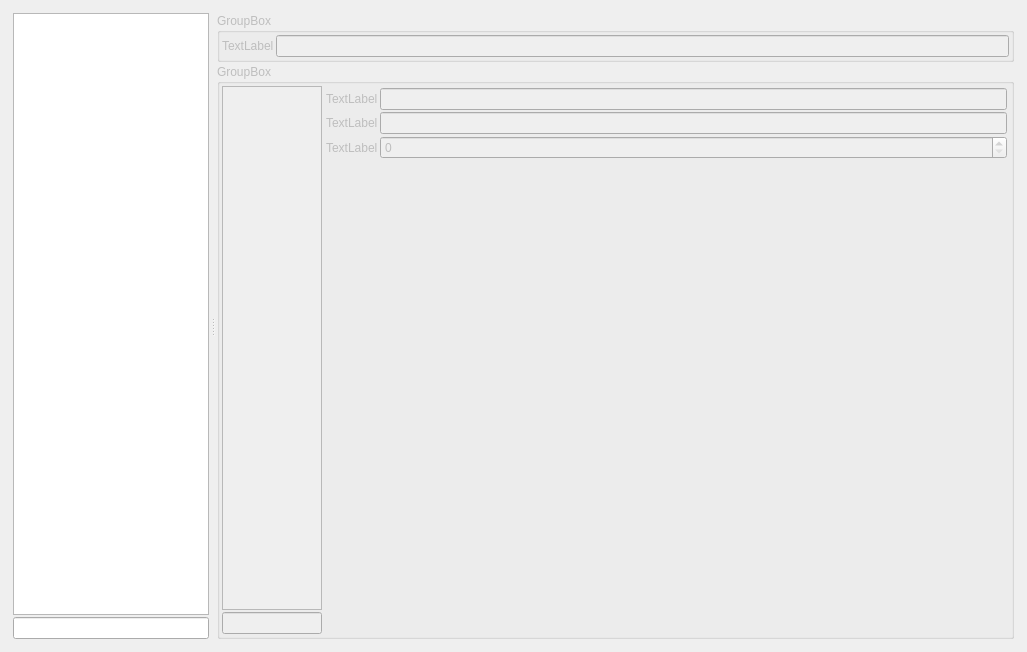
<?xml version="1.0" encoding="UTF-8"?>
<ui version="4.0">
 <class>view</class>
 <widget class="QWidget" name="view">
  <property name="geometry">
   <rect>
    <x>0</x>
    <y>0</y>
    <width>1027</width>
    <height>652</height>
   </rect>
  </property>
  <property name="windowTitle">
   <string>Form</string>
  </property>
  <layout class="QGridLayout" name="gridLayout">
   <item row="0" column="0">
    <widget class="QSplitter" name="splitter">
     <property name="orientation">
      <enum>Qt::Horizontal</enum>
     </property>
     <widget class="QWidget" name="widget" native="true">
      <property name="sizePolicy">
       <sizepolicy hsizetype="Fixed" vsizetype="Preferred">
        <horstretch>0</horstretch>
        <verstretch>0</verstretch>
       </sizepolicy>
      </property>
      <property name="maximumSize">
       <size>
        <width>200</width>
        <height>16777215</height>
       </size>
      </property>
      <layout class="QGridLayout" name="gridLayout_7">
       <property name="leftMargin">
        <number>2</number>
       </property>
       <property name="topMargin">
        <number>2</number>
       </property>
       <property name="rightMargin">
        <number>2</number>
       </property>
       <property name="bottomMargin">
        <number>2</number>
       </property>
       <property name="spacing">
        <number>2</number>
       </property>
       <item row="0" column="0">
        <widget class="QListView" name="main_list_view">
         <property name="contextMenuPolicy">
          <enum>Qt::CustomContextMenu</enum>
         </property>
         <property name="alternatingRowColors">
          <bool>true</bool>
         </property>
        </widget>
       </item>
       <item row="1" column="0">
        <widget class="QLineEdit" name="main_filter_line_edit"/>
       </item>
      </layout>
     </widget>
     <widget class="QWidget" name="detailed_view_widget" native="true">
      <property name="enabled">
       <bool>false</bool>
      </property>
      <property name="sizePolicy">
       <sizepolicy hsizetype="Preferred" vsizetype="Preferred">
        <horstretch>0</horstretch>
        <verstretch>0</verstretch>
       </sizepolicy>
      </property>
      <layout class="QGridLayout" name="gridLayout_6">
       <property name="leftMargin">
        <number>2</number>
       </property>
       <property name="topMargin">
        <number>2</number>
       </property>
       <property name="rightMargin">
        <number>2</number>
       </property>
       <property name="bottomMargin">
        <number>2</number>
       </property>
       <property name="spacing">
        <number>2</number>
       </property>
       <item row="1" column="0" colspan="2">
        <widget class="QGroupBox" name="variants_groupbox">
         <property name="title">
          <string>GroupBox</string>
         </property>
         <layout class="QGridLayout" name="gridLayout_2">
          <property name="leftMargin">
           <number>2</number>
          </property>
          <property name="topMargin">
           <number>2</number>
          </property>
          <property name="rightMargin">
           <number>2</number>
          </property>
          <property name="bottomMargin">
           <number>2</number>
          </property>
          <property name="spacing">
           <number>2</number>
          </property>
          <item row="0" column="2" rowspan="2" colspan="2">
           <widget class="QWidget" name="variants_widget" native="true">
            <layout class="QGridLayout" name="gridLayout_5" columnstretch="0,0">
             <property name="leftMargin">
              <number>2</number>
             </property>
             <property name="topMargin">
              <number>2</number>
             </property>
             <property name="rightMargin">
              <number>2</number>
             </property>
             <property name="bottomMargin">
              <number>2</number>
             </property>
             <property name="spacing">
              <number>2</number>
             </property>
             <item row="1" column="1">
              <widget class="KLineEdit" name="texture_folder_line_edit"/>
             </item>
             <item row="2" column="1">
              <widget class="QSpinBox" name="unknown_value_spinbox"/>
             </item>
             <item row="1" column="0">
              <widget class="QLabel" name="texture_folder_label">
               <property name="text">
                <string>TextLabel</string>
               </property>
              </widget>
             </item>
             <item row="0" column="1">
              <widget class="KLineEdit" name="mesh_file_line_edit"/>
             </item>
             <item row="0" column="0">
              <widget class="QLabel" name="mesh_file_label">
               <property name="text">
                <string>TextLabel</string>
               </property>
              </widget>
             </item>
             <item row="2" column="0">
              <widget class="QLabel" name="unknown_value_label">
               <property name="text">
                <string>TextLabel</string>
               </property>
              </widget>
             </item>
             <item row="3" column="1">
              <widget class="QWidget" name="widget_2" native="true"/>
             </item>
            </layout>
           </widget>
          </item>
          <item row="1" column="0">
           <widget class="QLineEdit" name="variants_filter_line_edit">
            <property name="maximumSize">
             <size>
              <width>100</width>
              <height>16777215</height>
             </size>
            </property>
           </widget>
          </item>
          <item row="0" column="0">
           <widget class="QListView" name="variants_list_view">
            <property name="sizePolicy">
             <sizepolicy hsizetype="Fixed" vsizetype="Expanding">
              <horstretch>0</horstretch>
              <verstretch>0</verstretch>
             </sizepolicy>
            </property>
            <property name="maximumSize">
             <size>
              <width>100</width>
              <height>16777215</height>
             </size>
            </property>
            <property name="contextMenuPolicy">
             <enum>Qt::CustomContextMenu</enum>
            </property>
            <property name="alternatingRowColors">
             <bool>true</bool>
            </property>
           </widget>
          </item>
         </layout>
        </widget>
       </item>
       <item row="0" column="0" colspan="2">
        <widget class="QGroupBox" name="details_groupbox">
         <property name="title">
          <string>GroupBox</string>
         </property>
         <property name="checkable">
          <bool>false</bool>
         </property>
         <property name="checked">
          <bool>false</bool>
         </property>
         <layout class="QGridLayout" name="gridLayout_4" columnstretch="0,0">
          <property name="leftMargin">
           <number>2</number>
          </property>
          <property name="topMargin">
           <number>2</number>
          </property>
          <property name="rightMargin">
           <number>2</number>
          </property>
          <property name="bottomMargin">
           <number>2</number>
          </property>
          <property name="spacing">
           <number>2</number>
          </property>
          <item row="0" column="0">
           <widget class="QLabel" name="name_label">
            <property name="text">
             <string>TextLabel</string>
            </property>
           </widget>
          </item>
          <item row="0" column="1">
           <widget class="KLineEdit" name="name_lineedit"/>
          </item>
         </layout>
        </widget>
       </item>
      </layout>
     </widget>
    </widget>
   </item>
  </layout>
 </widget>
 <customwidgets>
  <customwidget>
   <class>KLineEdit</class>
   <extends>QLineEdit</extends>
   <header>klineedit.h</header>
  </customwidget>
 </customwidgets>
 <resources/>
 <connections/>
</ui>
